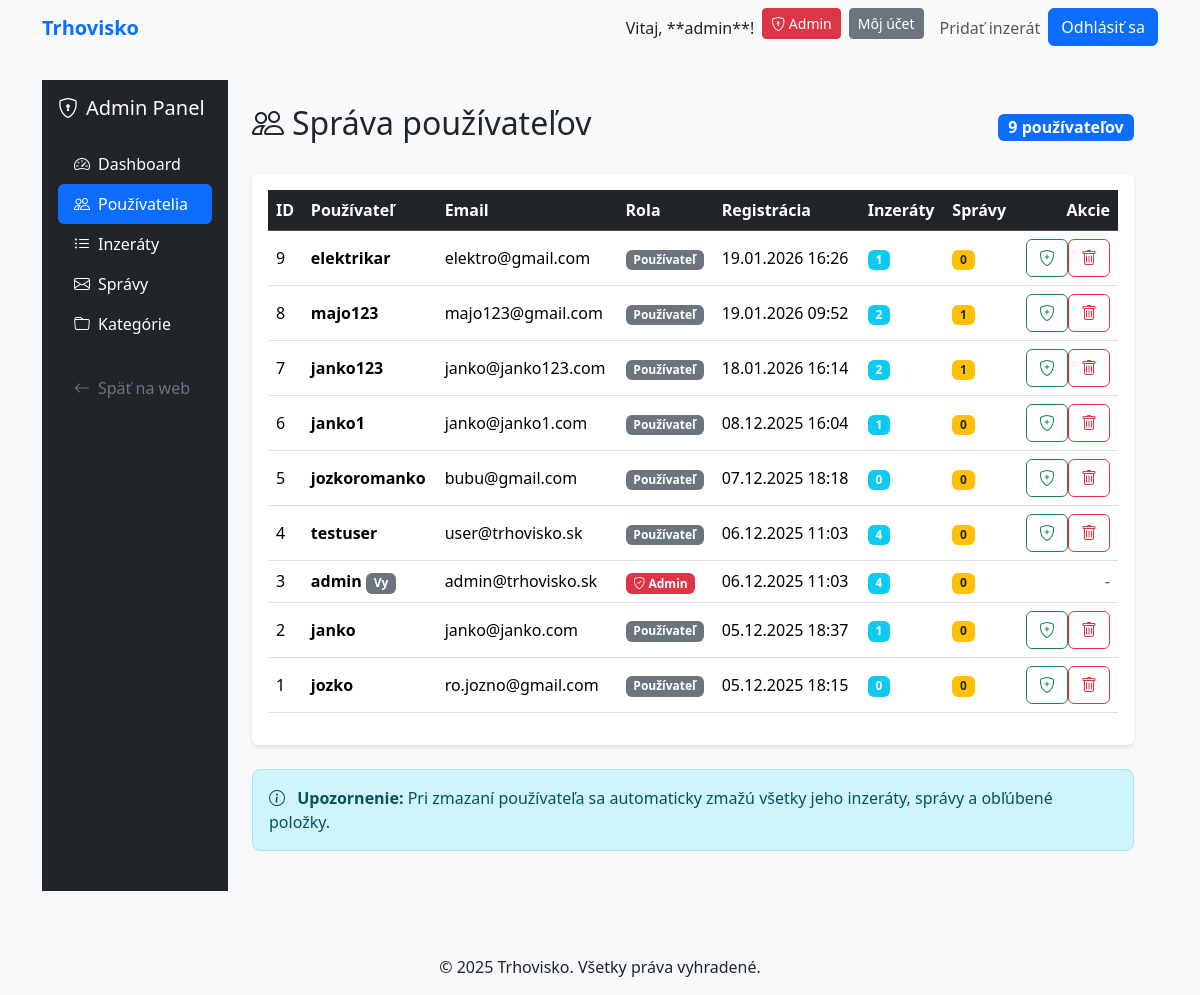
Before: /admin/users (signed in) with the older database file.
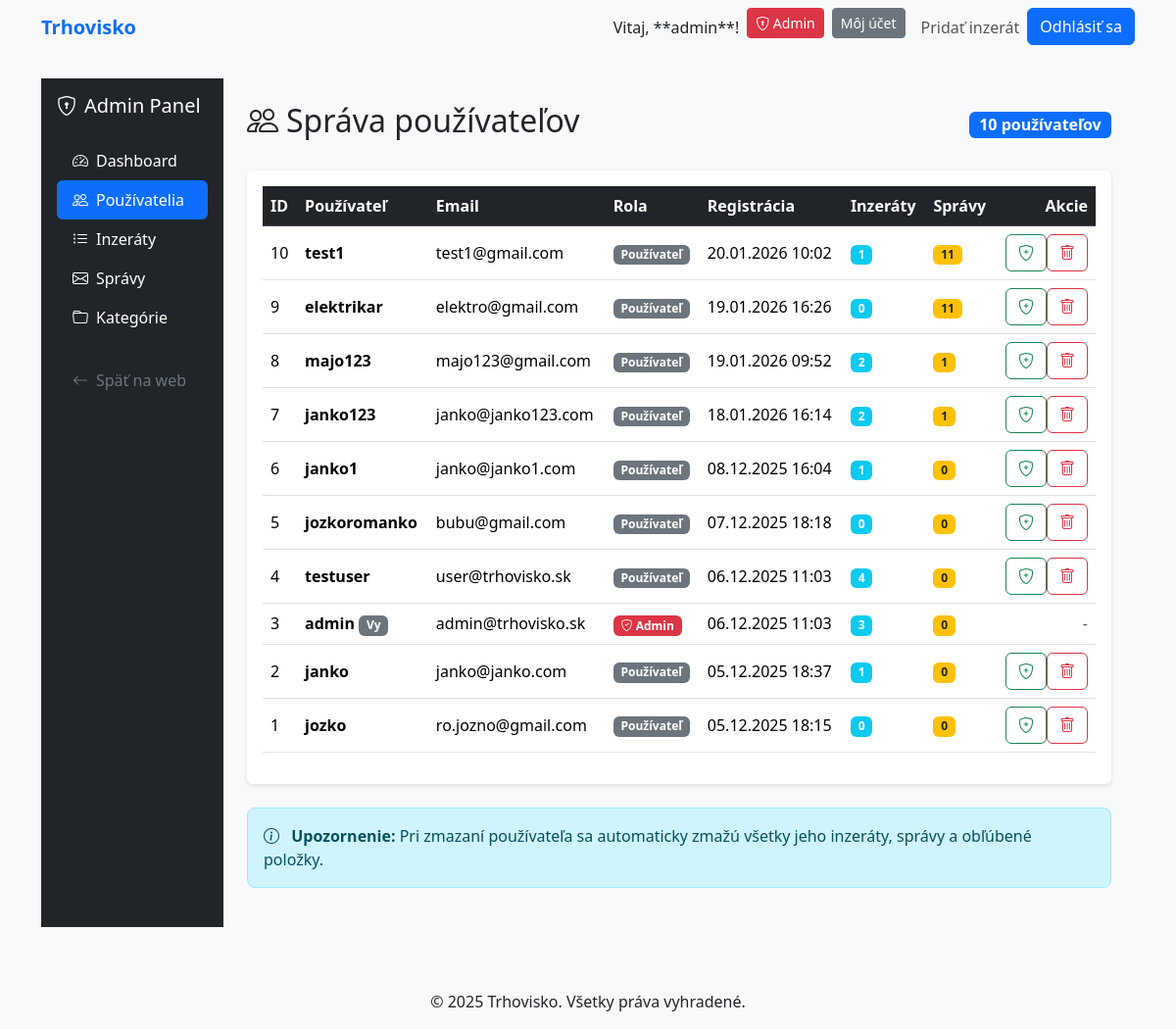
After: the same page with the newer database file.
### models.py (models this page shows, shortened)
class User(db.Model, UserMixin):
    id = db.Column(db.Integer, primary_key=True)
    username = db.Column(db.String(20), unique=True, nullable=False)
    email = db.Column(db.String(120), unique=True, nullable=False)
    password_hash = db.Column(db.String(128), nullable=False)
    role = db.Column(db.String(20), default='user')
    created_at = db.Column(db.DateTime, default=datetime.utcnow)
    listings = db.relationship('Listing', backref='author', lazy=True, cascade='all, delete-orphan')
    sent_messages = db.relationship('Message', foreign_keys=[Message.sender_id], backref='sender', lazy=True, cascade='all, delete-orphan')
    received_messages = db.relationship('Message', foreign_keys=[Message.receiver_id], backref='receiver', lazy=True, cascade='all, delete-orphan')
    favorites = db.relationship('Favorite', backref='user', lazy=True, cascade='all, delete-orphan')
    def is_admin(self):
        return self.role == 'admin'

### routes.py (the view)
    @app.route('/admin/users')
    @login_required
    @admin_required
    def admin_users():
        users = User.query.order_by(User.created_at.desc()).all()
        return render_template('admin/users.html', users=users)

### app.py (called while the page is built)
    @app.context_processor
    def inject_user():
        from flask_login import current_user
        return dict(current_user=current_user)

    @login_manager.user_loader
    def load_user(user_id):
        from models import User
        return db.session.get(User, int(user_id))

### routes.py (called while the page is built)
def admin_required(f):
    from functools import wraps
    @wraps(f)
    def decorated_function(*args, **kwargs):
        if not current_user.is_authenticated or not current_user.is_admin():
            flash('Prístup zamietnutý. Vyžadujú sa administrátorské práva.', 'danger')
            return redirect(url_for('home'))
        return f(*args, **kwargs)
    return decorated_function

### templates/admin/users.html (shortened to what the changed rows need)
{% extends "admin/base_admin.html" %}
{% block admin_content %}
<div class="d-flex justify-content-between align-items-center mb-4">
    <h2><i class="bi bi-people me-2"></i>Správa používateľov</h2>
    <span class="badge bg-primary fs-6">{{ users|length }} používateľov</span>
</div>
<div class="card">
    <div class="card-body">
        <div class="table-responsive">
            <table class="table table-hover align-middle">
                <thead class="table-dark">
                    <tr>
                        <th>ID</th>
                        <th>Používateľ</th>
                        <th>Email</th>
                        <th>Rola</th>
                        <th>Registrácia</th>
                        <th>Inzeráty</th>
                        <th>Správy</th>
                        <th class="text-end">Akcie</th>
                    </tr>
                </thead>
                <tbody>
                    {% for user in users %}
                    <tr>
                        <td>{{ user.id }}</td>
                        <td>
                            <strong>{{ user.username }}</strong>
                            {% if user.id == current_user.id %}
                            <span class="badge bg-secondary">Vy</span>
                            {% endif %}
                        </td>
                        <td>{{ user.email }}</td>
                        <td>
                            {% if user.role == 'admin' %}
                            <span class="badge bg-danger"><i class="bi bi-shield-check"></i> Admin</span>
                            {% else %}
                            <span class="badge bg-secondary">Používateľ</span>
                            {% endif %}
                        </td>
                        <td>{{ user.created_at.strftime('%d.%m.%Y %H:%M') }}</td>
                        <td>
                            <span class="badge bg-info">{{ user.listings|length }}</span>
                        </td>
                        <td>
                            <span class="badge bg-warning text-dark">
                                {{ user.sent_messages|length + user.received_messages|length }}
                            </span>
                        </td>
                        <td class="text-end">
                            {% if user.id != current_user.id %}
                            <div class="btn-group btn-group-sm">
                                <form method="POST" action="{{ url_for('admin_toggle_role', user_id=user.id) }}" class="d-inline">
                                    {% if user.role == 'admin' %}
                                    <button type="submit" class="btn btn-outline-warning" title="Odobrať admin práva">
                                        <i class="bi bi-shield-minus"></i>
                                    </button>
                                    {% else %}
                                    <button type="submit" class="btn btn-outline-success" title="Udeliť admin práva">
                                        <i class="bi bi-shield-plus"></i>
                                    </button>
                                    {% endif %}
                                </form>
                                <form method="POST" action="{{ url_for('admin_delete_user', user_id=user.id) }}"
                                      class="d-inline"
                                      onsubmit="return confirm('Naozaj chcete zmazať používateľa {{ user.username }}?\n\nTáto akcia zmaže:\n- Všetky jeho inzeráty ({{ user.listings|length }})\n- Všetky jeho správy\n- Všetky jeho obľúbené\n\nTáto akcia je nevratná!');">
                                    <button type="submit" class="btn btn-outline-danger" title="Zmazať používateľa">
                                        <i class="bi bi-trash"></i>
                                    </button>
                                </form>
                            </div>
                            {% else %}
                            <span class="text-muted">-</span>
                            {% endif %}
                        </td>
                    </tr>
                    {% endfor %}
                </tbody>
            </table>
        </div>
    </div>
</div>
{% endblock %}

### templates/base.html (shortened to what this page needs)
<!doctype html>
<html lang="sk">
<head>
    <link href="https://cdn.jsdelivr.net/npm/bootstrap@5.3.3/dist/css/bootstrap.min.css" rel="stylesheet">
    <link rel="stylesheet" href="https://cdn.jsdelivr.net/npm/bootstrap-icons@1.11.3/font/bootstrap-icons.min.css">
    <link rel="stylesheet" href="{{ url_for('static', filename='css/main.css') }}">
</head>
<body>
    <header>
        <nav class="navbar navbar-expand-lg navbar-light bg-light">
            <div class="container">
                <a class="navbar-brand" href="{{ url_for('home') }}">Trhovisko</a>
                <div class="collapse navbar-collapse" id="navbarNav">
                    <ul class="navbar-nav ms-auto">
                        {% if current_user.is_authenticated %}
                            <li class="nav-item">
                                <span class="nav-link text-dark">Vitaj, **{{ current_user.username }}**!</span>
                            </li>
                            {% if current_user.is_admin() %}
                            <li class="nav-item">
                                <a class="btn btn-sm btn-danger me-2" href="{{ url_for('admin_panel') }}">
                                    <i class="bi bi-shield-lock"></i> Admin
                                </a>
                            </li>
                            {% endif %}
                            <li class="nav-item">
                                <a class="btn btn-sm btn-secondary me-2" href="{{ url_for('dashboard') }}">Môj účet</a>
                            </li>
                            <li class="nav-item">
                                <a class="nav-link" href="{{ url_for('new_listing') }}">Pridať inzerát</a>
                            </li>
                            <li class="nav-item">
                                <a class="btn btn-primary" href="{{ url_for('logout') }}">Odhlásiť sa</a>
                            </li>
                        {% endif %}
                    </ul>
                </div>
            </div>
        </nav>
    </header>
    <main class="container my-4">
        {% block content %}{% endblock %}
    </main>
    <footer class="bg-light py-3 mt-5">
        <div class="container text-center">
            <p class="mb-0">&copy; 2025 Trhovisko. Všetky práva vyhradené.</p>
        </div>
    </footer>
</body>
</html>

Changed rows visible on the page:
computed for User "admin": listings|length "4" → "3"
added User: id "10", username "test1", email "test1@gmail.com", role "Používateľ", created_at "20.01.2026 10:02", listings|length "1", sent_messages|length "11"
computed for User "elektrikar": listings|length "1" → "0"; sent_messages|length "0" → "11"
Other visible differences:
{{ users|length }}: "9" → "10"
